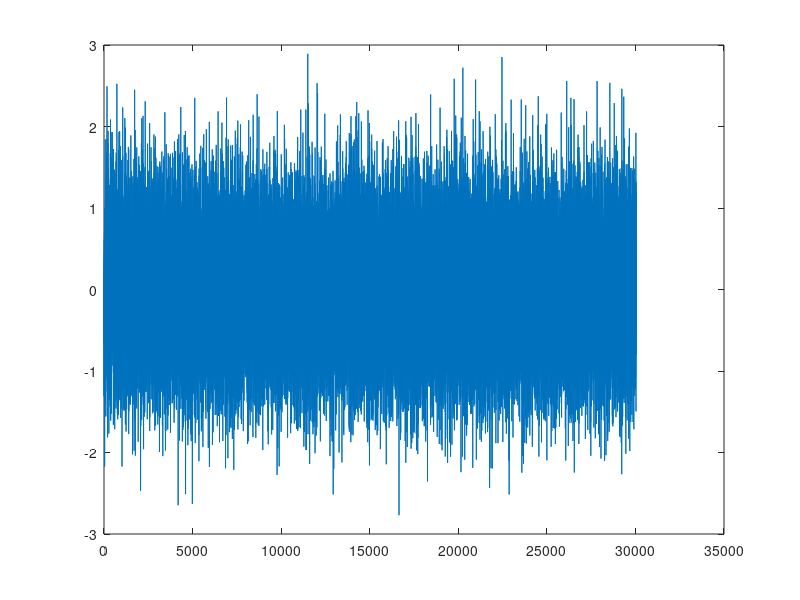
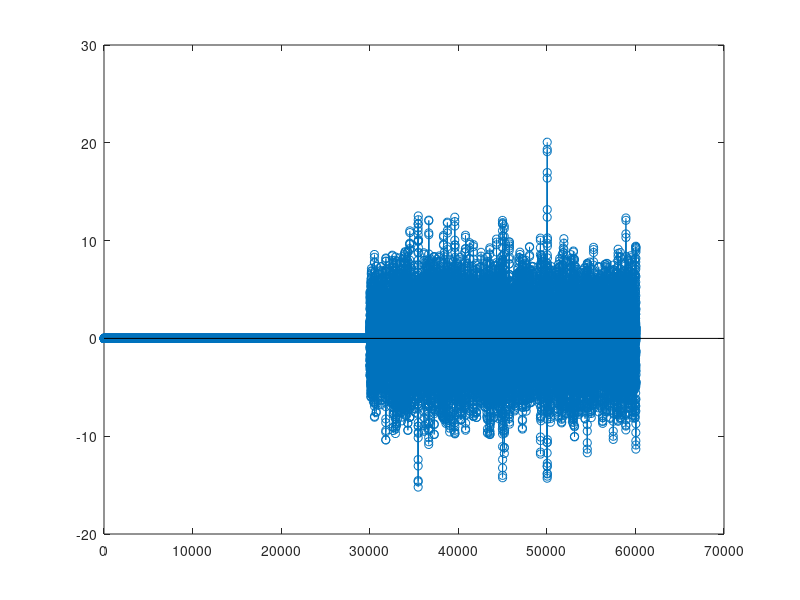

The MATLAB script that drew these images, in order:
clear all
close all

load('Pattern1D.mat');
plot(sig)
figure()    % Create a new figure window
plot(patt)

rxy = xcorr(sig, patt);
stem(rxy);